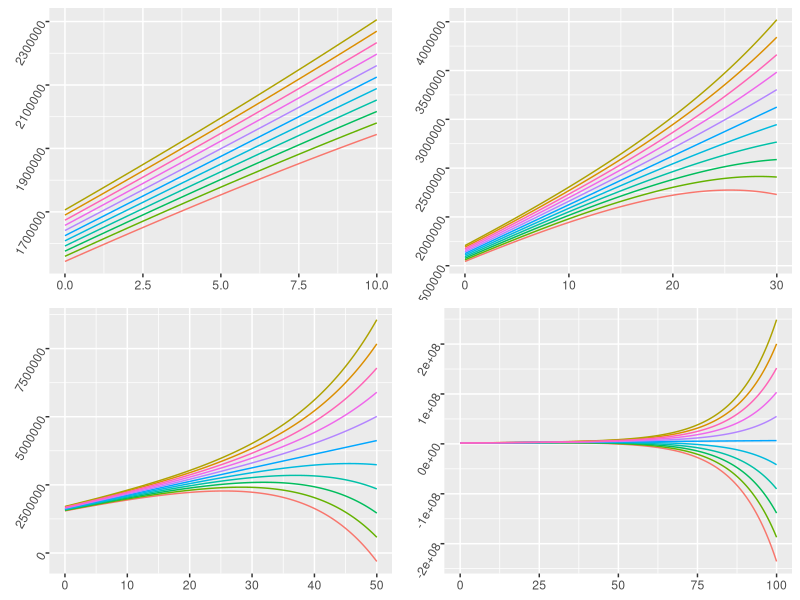
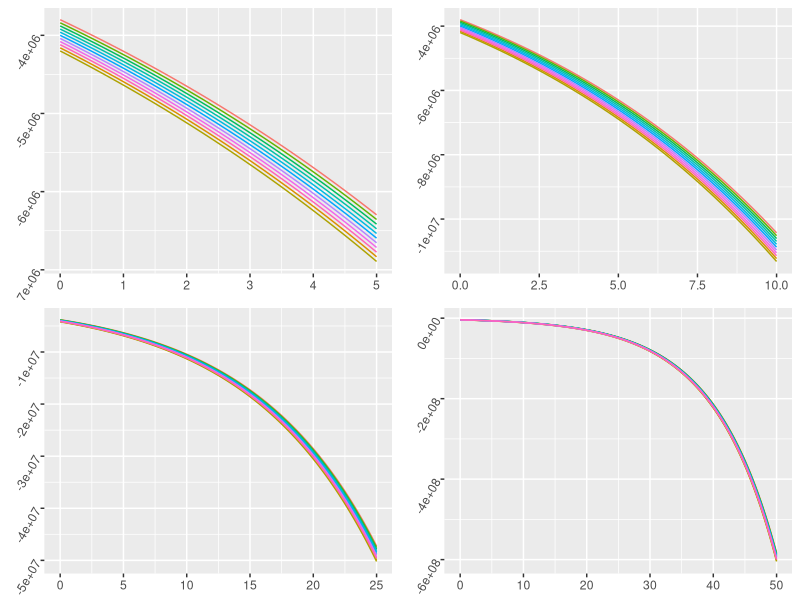

The R script that drew these images, in order:
library(magrittr)
library(tidyverse)
library(gridExtra)

r0 <- 0.08
u0 <- 80000
alpha <- 4000

xmin <- (r0*u0 + alpha)/r0**2

h <- Vectorize(function(t) {
  xmin + (alpha/r0)*t
})

x <- function(t, x0) {
  h(t) + (x0 - h(0))*exp(r0*t)
}
ts <- seq(0,100,by=0.2)
x0s <- xmin*seq(0.95,1.05,by=0.01)
xs <- map(map(x0s, function(x0) {function(t) x(t, x0)}),
    function(f) {f(ts)})
xs <- data.frame(xs)
colnames(xs) <- str_c('x', as.character(1:11))
plot_lines <- function(max_t) {
  xs %>% 
    mutate(t = ts) %>% 
    filter(t <= max_t) %>% 
    gather(key='key', value='value', -t) %>% 
    ggplot(aes(t, value, color=key)) +
    geom_line() + 
    theme(legend.position = 'none',
          axis.text.y = element_text(angle = 60),
          axis.title = element_blank())  
}
grid.arrange(grobs=map(c(10,30,50,100), plot_lines), nrow=2)

#############################################################################

r0 <- 0.08
u0 <- 80000
beta <- 0.1

xmin <- u0/(r0-beta)

h <- Vectorize(function(t) {
  xmin*exp(beta*t)
})

x <- function(t, x0) {
  h(t) + (x0 - h(0))*exp(r0*t)
}
ts <- seq(0,500,by=0.2)
x0s <- xmin*seq(0.95,1.05,by=0.01)
xs <- map(map(x0s, function(x0) {function(t) x(t, x0)}),
          function(f) {f(ts)})
xs <- data.frame(xs)
colnames(xs) <- str_c('x', as.character(1:11))
plot_lines <- function(tlims) {
  xs %>% 
    mutate(t = ts) %>% 
    filter(tlims[1] <= t , t <= tlims[2]) %>% 
    gather(key='key', value='value', -t) %>% 
    ggplot(aes(t, value, color=key)) +
    geom_line() + 
    theme(legend.position = 'none',
          axis.text.y = element_text(angle = 60),
          axis.title = element_blank())  
}
grid.arrange(grobs=map(list(c(0,5),c(0,10),c(0,25), c(0,50)), plot_lines), nrow=2)

  
  